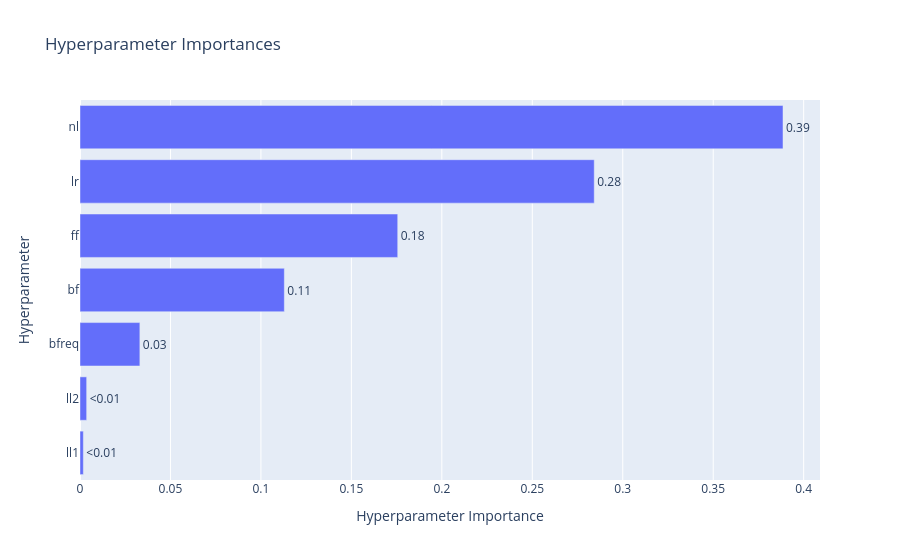
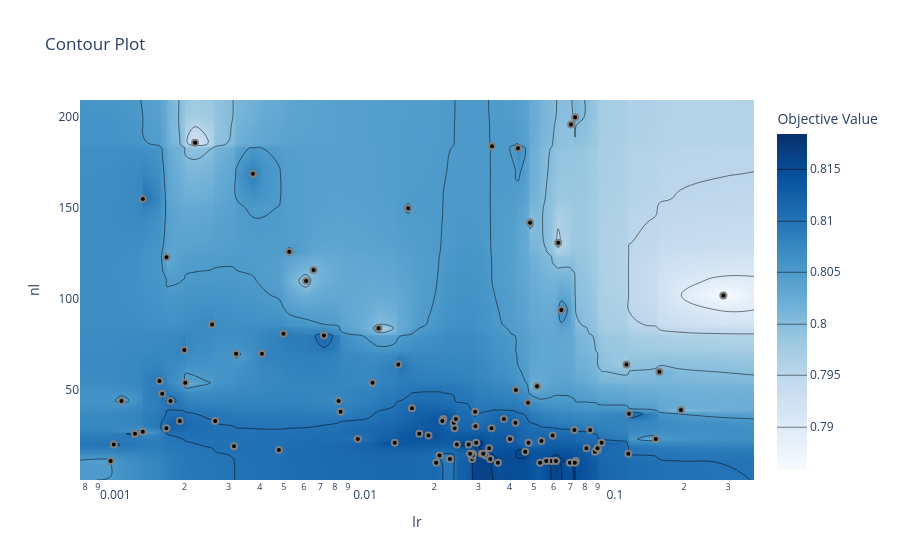

Notebook source saved alongside these figures, in order:
### Markdown cell above
### 1.3 Contour plot

**Задание:** выберите два гиперпараметра, которые (судя по `plot_param_importances`) сильнее всего влияют на метрику, и постройте для них contour plot. Ответьте: находится ли найденный оптимум внутри заданных границ поиска, или он «упирается» в край диапазона? Если упирается — как нужно было бы изменить границы поиска?

### Code cell
from optuna.visualization import plot_param_importances, plot_contour

# TODO: постройте plot_param_importances(study)
fig = plot_param_importances(study)
fig.show()
# TODO: выберите два наиболее важных гиперпараметра и постройте для них plot_contour(study, params=[...])
fig = plot_contour(study, params=['lr', 'nl'])
fig.show()

### Figure 1 — Plotly figure (JSON) as saved in the notebook; plotly's stock layout.template omitted (floating-point values rounded to 4 significant figures)
{"data": [{"cliponaxis": false, "hovertemplate": ["ll1 (FloatDistribution): 0.0018469099041404557<extra></extra>", "ll2 (FloatDistribution): 0.0036828276477082014<extra></extra>", "bfreq (IntDistribution): 0.03309270564111545<extra></extra>", "bf (FloatDistribution): 0.11293900565870077<extra></extra>", "ff (FloatDistribution): 0.1756215868483452<extra></extra>", "lr (FloatDistribution): 0.28424164259366<extra></extra>", "nl (IntDistribution): 0.38857532170632986<extra></extra>"], "name": "Objective Value", "orientation": "h", "text": ["<0.01", "<0.01", "0.03", "0.11", "0.18", "0.28", "0.39"], "textposition": "outside", "type": "bar", "x": [0.001847, 0.003683, 0.03309, 0.1129, 0.1756, 0.2842, 0.3886], "y": ["ll1", "ll2", "bfreq", "bf", "ff", "lr", "nl"]}], "layout": {"title": {"text": "Hyperparameter Importances"}, "xaxis": {"title": {"text": "Hyperparameter Importance"}}, "yaxis": {"title": {"text": "Hyperparameter"}}}}

### Figure 2 — Plotly figure (JSON) as saved in the notebook; plotly's stock layout.template omitted (floating-point values rounded to 4 significant figures; data arrays with more than 128 entries replaced by an {"elided": "..."} marker saying what was removed)
{"data": [{"colorbar": {"title": {"text": "Objective Value"}}, "colorscale": [[0, "rgb(247,251,255)"], [0.125, "rgb(222,235,247)"], [0.25, "rgb(198,219,239)"], [0.375, "rgb(158,202,225)"], [0.5, "rgb(107,174,214)"], [0.625, "rgb(66,146,198)"], [0.75, "rgb(33,113,181)"], [0.875, "rgb(8,81,156)"], [1, "rgb(8,48,107)"]], "connectgaps": true, "contours": {"coloring": "heatmap"}, "hoverinfo": "none", "line": {"smoothing": 1.3}, "reversescale": false, "type": "contour", "x": [0.0007631, 0.001012, 0.001042, 0.001118, 0.001267, 0.001361, 0.001362, 0.001588, 0.001629, 0.001692, 0.001694, 0.001757, 0.001914, 0.001997, 0.002013, 0.002205, 0.002579, 0.002653, 0.003156, 0.003218, 0.003758, 0.004082, 0.004773, 0.004979, 0.005252, 0.006137, 0.006572, 0.007227, 0.008275, 0.008429, 0.009876, 0.01131, 0.01196, 0.01389, 0.01435, 0.01572, 0.01627, 0.01741, 0.01895, 0.02035, 0.02097, 0.02154, 0.02172, 0.02308, 0.02394, 0.02411, 0.02441, 0.02462, 0.02743, 0.0278, 0.02832, 0.02848, 0.02852, 0.02914, 0.02921, 0.02942, 0.03101, 0.03142, 0.03206, 0.03315, 0.03348, 0.03387, 0.03404, 0.03595, 0.03799, 0.04015, 0.04225, 0.04241, 0.04324, 0.04625, 0.04741, 0.04765, 0.04831, 0.05154, 0.05302, 0.05366, 0.0561, 0.05882, 0.0595, 0.06137, 0.06261, 0.06446, 0.06982, 0.07053, 0.07272, 0.07306, 0.0732, 0.07363, 0.08127, 0.08407, 0.08792, 0.08999, 0.09026, 0.09345, 0.1175, 0.1196, 0.1203, 0.154, 0.1591, 0.1942, 0.2871, 0.3807], "y": [0.5, 10, 11, 12, 14, 15, 16, 17, 18, 19, 20, 21, 22, 23, 25, 26, 27, 28, 29, 30, 32, 33, 34, 37, 38, 39, 40, 43, 44, 48, 50, 52, 54, 55, 60, 64, 70, 72, 80, 81, 84, 86, 94, 102, 110, 116, 123, 126, 131, 142, 150, 155, 169, 183, 184, 186, 196, 200, 209.5], "z": {"elided": "59x102 float values"}}, {"marker": {"color": "black", "line": {"color": "Gray", "width": 2}}, "mode": "markers", "name": "Feasible Trial", "showlegend": false, "type": "scatter", "x": [0.07053, 0.05154, 0.005252, 0.01131, 0.002205, 0.001362, 0.001694, 0.03404, 0.2871, 0.01572, 0.001042, 0.001012, 0.004979, 0.004082, 0.004773, 0.003156, 0.002653, 0.008429, 0.002579, 0.02411, 0.1591, 0.02394, 0.009876, 0.001118, 0.02308, 0.08407, 0.003218, 0.001757, 0.008275, 0.06446, 0.01435, 0.001692, 0.001629, 0.001914, 0.002013, 0.02914, 0.007227, 0.006572, 0.04831, 0.01196, 0.006137, 0.001588, 0.001997, 0.001267, 0.001361, 0.003758, 0.04225, 0.02035, 0.1203, 0.1175, 0.1942, 0.03799, 0.04241, 0.09026, 0.03315, 0.06261, 0.08127, 0.08792, 0.04015, 0.05366, 0.09345, 0.08999, 0.154, 0.05882, 0.0561, 0.07363, 0.06982, 0.07306, 0.05302, 0.1196, 0.07272, 0.0732, 0.06137, 0.0595, 0.03206, 0.02832, 0.03348, 0.03101, 0.02852, 0.02848, 0.01627, 0.02097, 0.02743, 0.02942, 0.02921, 0.01389, 0.01895, 0.02441, 0.0278, 0.04765, 0.03387, 0.03595, 0.04625, 0.02462, 0.04741, 0.03142, 0.04324, 0.01741, 0.02172, 0.02154], "y": [196, 52, 126, 54, 186, 155, 123, 184, 102, 150, 20, 11, 81, 70, 17, 19, 33, 38, 86, 29, 60, 32, 23, 44, 12, 28, 70, 44, 44, 94, 64, 29, 48, 33, 54, 38, 80, 116, 142, 84, 110, 55, 72, 26, 27, 169, 32, 10, 37, 64, 39, 34, 50, 17, 18, 131, 18, 16, 23, 22, 21, 18, 23, 11, 11, 11, 10, 10, 10, 15, 28, 200, 11, 25, 14, 12, 12, 15, 15, 14, 40, 14, 20, 21, 30, 21, 25, 34, 15, 21, 29, 10, 16, 20, 43, 15, 183, 26, 34, 33]}, {"marker": {"color": "#cccccc", "line": {"color": "Gray", "width": 2}}, "mode": "markers", "name": "Infeasible Trial", "showlegend": false, "type": "scatter", "x": [], "y": []}], "layout": {"title": {"text": "Contour Plot"}, "xaxis": {"range": [-3.117, -0.4194], "title": {"text": "lr"}, "type": "log"}, "yaxis": {"range": [0.5, 209.5], "title": {"text": "nl"}}}}
